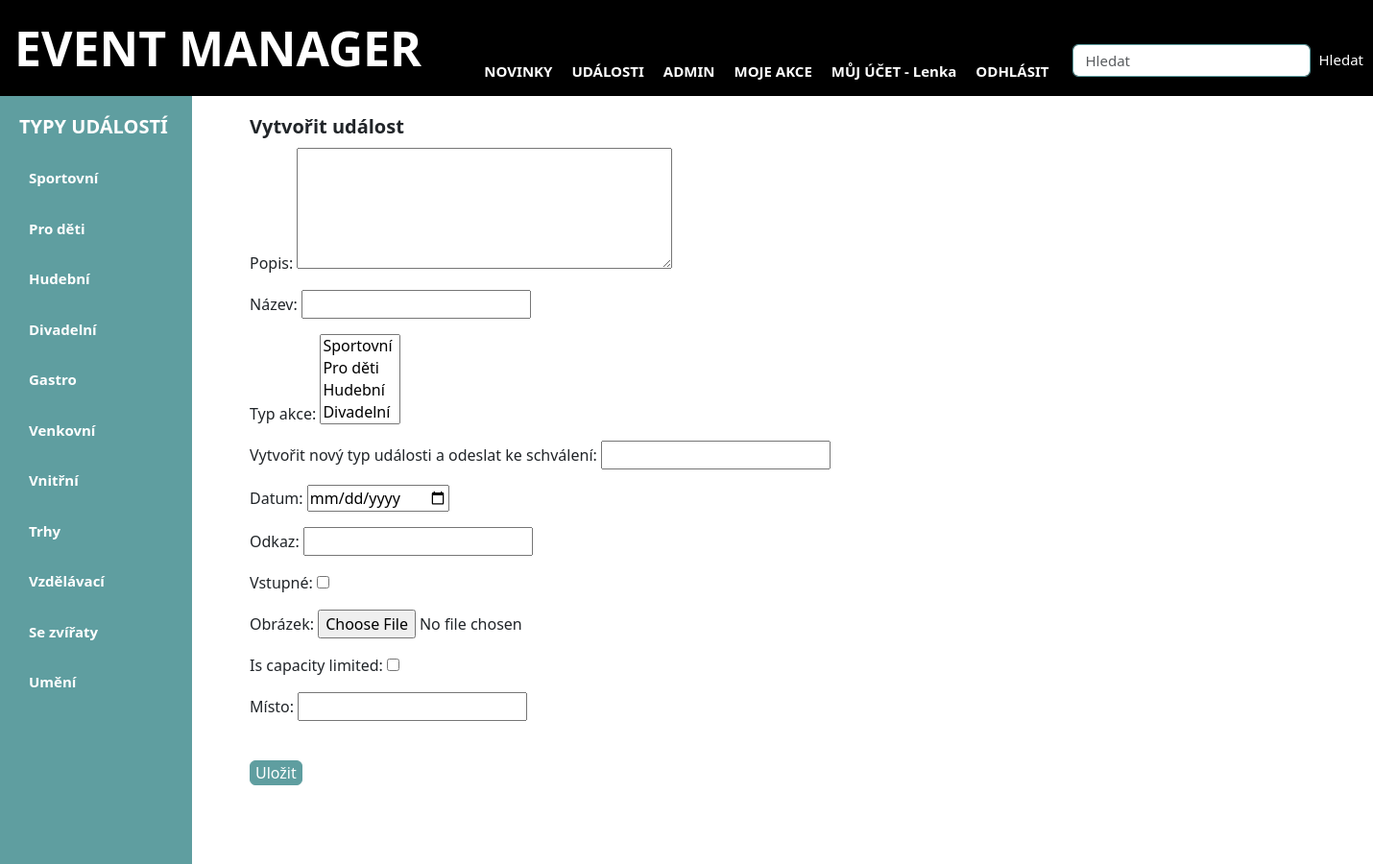
/events/create (signed in), run on the app's committed database.
### viewer/models.py (models this page shows)
class EventType(Model):
    name = CharField(max_length=128)
    is_approved = models.BooleanField(default=False)  # Výchozí hodnota je False (neschváleno)
    class Meta:
        permissions = [
            ('custom_add_eventtype', 'Can add event type'),  # změňte název na něco jedinečného
        ]
    def __str__(self):
        return self.name

### viewer/views.py (the view, shortened to what this page needs)
# urls.py: path('events/create', EventCreateView.as_view(), name='event_create'),
class EventCreateView(PermissionRequiredMixin, CreateView):
  template_name = 'event_update_create_form.html'
  form_class = EventForm
  success_url = reverse_lazy('events')
  permission_required = 'viewer.add_event'

### viewer/forms.py (shortened to what this page needs)
class EventForm(ModelForm):
  class Meta:
    model = Event
    exclude = ['attendees']

### viewer/views.py (called while the page is built)
def global_data(request):
    data = EventType.objects.filter(is_approved=True)
    return {'type_list': data}

### viewer/templates/event_update_create_form.html (shortened to what this page needs)
{% extends "base.html" %}
{% block content %}
    <h3>Vytvořit událost</h3>
    <form method="post" enctype="multipart/form-data">
        {{ form.as_p }}
    <br>
    <input type="submit" value="Uložit" class="btn btn-primary">
</form>
{% endblock %}

### viewer/templates/base.html (shortened to what this page needs)
<!DOCTYPE html>
<html lang="cs">
<head>
    <link href="https://cdn.jsdelivr.net/npm/bootstrap@5.3.0/dist/css/bootstrap.min.css" rel="stylesheet">
    {% load static %}
    <link rel="stylesheet" href="{% static 'styles.css' %}">
</head>
<body>
    <nav class="header">
        <div class="logo">EVENT MANAGER</div>
        <nav class="nav-bar">
            <a href="{% url 'main_page' %}">NOVINKY</a>
            <a href="{% url 'events' %}">UDÁLOSTI</a>
            {% if perms.auth.jeadmin %}
                <a href="{% url 'administrace' %}">ADMIN</a>
            {% endif %}
            {% if request.user.is_authenticated %}
                <a href="{% url 'my_attendees' %}">MOJE AKCE</a>
                <a href="{% url 'my_page' %}">MŮJ ÚČET - {{ request.user.username }}</a>
                <a href="{% url 'logout' %}">ODHLÁSIT</a>
            {% else %}
                <a href="{% url 'sign_up' %}">REGISTRACE</a>
                <a href="{% url 'login' %}">PŘIHLÁŠENÍ</a>
            {% endif %}
            <form class="d-flex" method="get" action="{% url 'search' %}">
                <input type="text" name="query" class="form-control me-2" placeholder="Hledat" aria-label="Search" required="" id="id_query">
                <button class="btn btn-outline-success" type="submit">Hledat</button>
            </form>
        </nav>
    </nav>
    <div class="container">
        <div class="left-sidebar">
            <h3>TYPY UDÁLOSTÍ</h3>
            <ul>
                {% for type in type_list %}
                    {% if type.is_approved %}
                        <li><a href="{% url 'type_filter' type.pk %}">{{ type.name }}</a></li>
                    {% endif %}
                {% endfor %}
            </ul>
        </div>
        <div class="content">
            <div>
                {% block content %}{% endblock %}
            </div>
        </div>
    </div>
    </body>
</html>

### viewer/static/styles.css (style rules this page uses)
.header { display: flex; justify-content: space-between; align-items: center; padding-left: 10px; margin-top: 0px; background-color: #000; margin-left: 0px !important; margin-right: 0px; }
.logo { font-size: 50px; font-weight: bold; color: white; margin-left: 5px !important; }
.nav-bar { display: flex; font-size: 18px; justify-content: center; gap: 10px; align-items: flex-end; background-color: #000; margin-right: 10px; margin-bottom: 10px; min-height: 90px; }
.nav-bar a { text-decoration: none; padding: 5px; color: white; }
.container { display: flex; background-color: #FFFFFF !important; padding: 0px; min-height: 100vh; margin-left: 0px !important; }
.content { flex-grow: 1; padding-top: 20px; padding-left: 40px; padding-right: 0px; min-width: 1200px; }
.left-sidebar { width: 200px; min-width: 200px; padding: 20px; background-color: #5F9EA0; border: 0px solid #ddd; font-size: 20px; margin-right: 20px; }
.left-sidebar h3 { margin-bottom: 20px; color: white; }
.left-sidebar ul { list-style-type: none; padding-left: 0; margin: 10; }
.left-sidebar li { margin-bottom: 10px; }
.left-sidebar a { color: white; text-decoration: none; display: block; border-radius: 5px; padding: 10px; }
h3 { margin-bottom: 10px; font-size: 20px; font-weight: bold; }
a { font-size: 15px; }
.form-control { margin: 10px; display: block; width: 100%; padding: 0.375rem 0.75rem; font-size: 15px; line-height: 1; color: #495057; background-color: #fff; background-clip: padding-box; border: 1px solid #5F9EA0; }
.btn-outline-success { background-color: #000000; color: white; border: none; padding: 15px 0px; height: 5px; border-radius: 5px; font-size: 15px; cursor: pointer; margin: 0px 0 15px 0; }
.btn-primary { background-color: #5F9EA0; color: white; border-color: #5F9EA0; bs-btn-bg: #5F9EA0; bs-btn-border-color: #5F9EA0; padding: 0px 5px; }
a { color: #000; text-decoration: none; font-weight: bold; font-size: 15px; }

### data on the page
EventType: name "Sportovní"
EventType: name "Pro děti"
EventType: name "Hudební"
EventType: name "Divadelní"
EventType: name "Gastro"
EventType: name "Venkovní"
EventType: name "Vnitřní"
EventType: name "Trhy"
EventType: name "Vzdělávací"
EventType: name "Se zvířaty"
EventType: name "Umění"

### other printed values
{{ request.user.username }} "Lenka"
